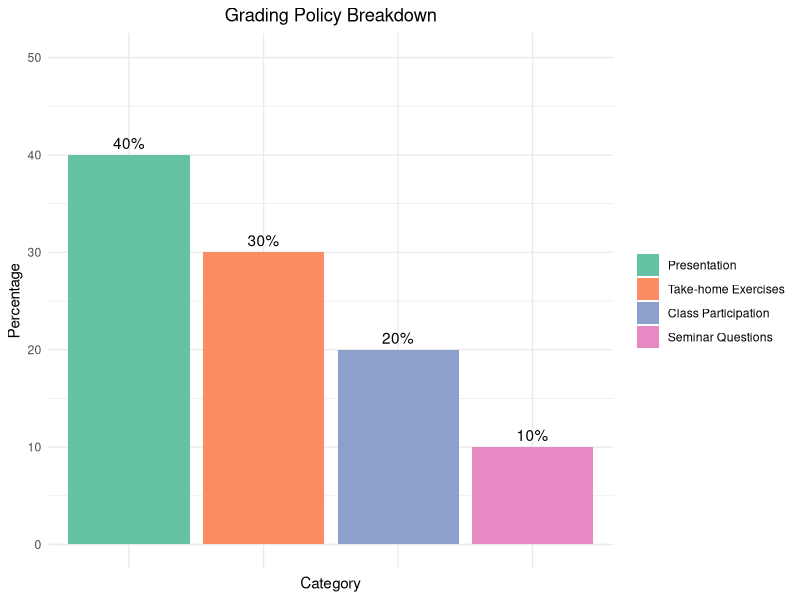

This chart was generated by the following R code:
## ---- chunk 1
knitr::opts_chunk$set(echo = FALSE)
## ---- chunk 2
# Load necessary library
library(ggplot2)

# Data for grading policy
grades <- data.frame(
  Category = c("Seminar Questions", "Class Participation", "Take-home Exercises", "Presentation"),
  Percentage = c(10, 20, 30, 40)
)

# Reorder the levels of Category based on Percentage from higher to lower
grades$Category <- factor(grades$Category, levels = grades$Category[order(-grades$Percentage)])

# Create a bar chart
ggplot(grades, aes(x = reorder(Category, -Percentage), y = Percentage, fill = Category)) +
  geom_bar(stat = "identity") +
  geom_text(aes(label = paste0(Percentage, "%")), vjust = -0.5) +  # Add percentage labels
  theme_minimal() +
  labs(title = "Grading Policy Breakdown", x = "Category", y = "Percentage") +  # Remove x-axis label
  scale_fill_brewer(palette = "Set2") +
  ylim(0,50) +
  theme(legend.position = "right",  # Add legend for categories
        legend.title = element_blank(),  # Remove legend title
        axis.text.x = element_blank(),  # Remove x-axis text
        plot.title = element_text(hjust = 0.5))  # Center title
